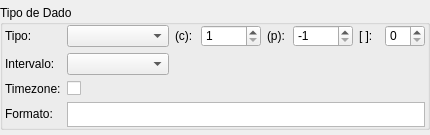
<?xml version="1.0" encoding="UTF-8"?>
<ui version="4.0">
 <class>TipoPgSQLWidget</class>
 <widget class="QWidget" name="TipoPgSQLWidget">
  <property name="geometry">
   <rect>
    <x>0</x>
    <y>0</y>
    <width>430</width>
    <height>135</height>
   </rect>
  </property>
  <property name="sizePolicy">
   <sizepolicy hsizetype="Preferred" vsizetype="Fixed">
    <horstretch>0</horstretch>
    <verstretch>0</verstretch>
   </sizepolicy>
  </property>
  <property name="minimumSize">
   <size>
    <width>430</width>
    <height>0</height>
   </size>
  </property>
  <property name="maximumSize">
   <size>
    <width>16777215</width>
    <height>16777215</height>
   </size>
  </property>
  <property name="windowTitle">
   <string>Form</string>
  </property>
  <layout class="QGridLayout" name="tipopgsql_grid">
   <property name="margin">
    <number>0</number>
   </property>
   <item row="0" column="0">
    <widget class="QGroupBox" name="groupBox">
     <property name="sizePolicy">
      <sizepolicy hsizetype="Preferred" vsizetype="Fixed">
       <horstretch>0</horstretch>
       <verstretch>0</verstretch>
      </sizepolicy>
     </property>
     <property name="minimumSize">
      <size>
       <width>0</width>
       <height>0</height>
      </size>
     </property>
     <property name="title">
      <string>Tipo de Dado</string>
     </property>
     <layout class="QGridLayout" name="gridLayout">
      <property name="leftMargin">
       <number>2</number>
      </property>
      <property name="topMargin">
       <number>0</number>
      </property>
      <property name="rightMargin">
       <number>2</number>
      </property>
      <property name="bottomMargin">
       <number>0</number>
      </property>
      <item row="0" column="0">
       <widget class="QLabel" name="tipo_lbl">
        <property name="sizePolicy">
         <sizepolicy hsizetype="Preferred" vsizetype="Fixed">
          <horstretch>0</horstretch>
          <verstretch>0</verstretch>
         </sizepolicy>
        </property>
        <property name="minimumSize">
         <size>
          <width>55</width>
          <height>0</height>
         </size>
        </property>
        <property name="maximumSize">
         <size>
          <width>55</width>
          <height>16777215</height>
         </size>
        </property>
        <property name="styleSheet">
         <string notr="true">font-weight: normal;</string>
        </property>
        <property name="text">
         <string>Tipo:</string>
        </property>
       </widget>
      </item>
      <item row="0" column="1">
       <widget class="QComboBox" name="tipo_cmb">
        <property name="sizePolicy">
         <sizepolicy hsizetype="Expanding" vsizetype="Fixed">
          <horstretch>0</horstretch>
          <verstretch>0</verstretch>
         </sizepolicy>
        </property>
        <property name="minimumSize">
         <size>
          <width>0</width>
          <height>0</height>
         </size>
        </property>
        <property name="font">
         <font>
          <stylestrategy>PreferDefault</stylestrategy>
         </font>
        </property>
        <property name="styleSheet">
         <string notr="true">font-weight: normal;</string>
        </property>
        <property name="sizeAdjustPolicy">
         <enum>QComboBox::AdjustToContentsOnFirstShow</enum>
        </property>
       </widget>
      </item>
      <item row="0" column="2">
       <widget class="QLabel" name="comprimento_lbl">
        <property name="sizePolicy">
         <sizepolicy hsizetype="Fixed" vsizetype="Fixed">
          <horstretch>0</horstretch>
          <verstretch>0</verstretch>
         </sizepolicy>
        </property>
        <property name="minimumSize">
         <size>
          <width>20</width>
          <height>0</height>
         </size>
        </property>
        <property name="maximumSize">
         <size>
          <width>16</width>
          <height>16777215</height>
         </size>
        </property>
        <property name="font">
         <font>
          <italic>false</italic>
         </font>
        </property>
        <property name="toolTip">
         <string>Comprimento</string>
        </property>
        <property name="styleSheet">
         <string notr="true">font-weight: normal;</string>
        </property>
        <property name="text">
         <string>(c):</string>
        </property>
       </widget>
      </item>
      <item row="0" column="3">
       <widget class="QSpinBox" name="comprimento_sb">
        <property name="sizePolicy">
         <sizepolicy hsizetype="Preferred" vsizetype="Fixed">
          <horstretch>0</horstretch>
          <verstretch>0</verstretch>
         </sizepolicy>
        </property>
        <property name="minimumSize">
         <size>
          <width>60</width>
          <height>0</height>
         </size>
        </property>
        <property name="maximumSize">
         <size>
          <width>60</width>
          <height>16777215</height>
         </size>
        </property>
        <property name="toolTip">
         <string>Comprimento</string>
        </property>
        <property name="styleSheet">
         <string notr="true">font-weight: normal;</string>
        </property>
        <property name="minimum">
         <number>1</number>
        </property>
        <property name="maximum">
         <number>2147483647</number>
        </property>
        <property name="value">
         <number>1</number>
        </property>
       </widget>
      </item>
      <item row="0" column="4">
       <widget class="QLabel" name="precisao_lbl">
        <property name="sizePolicy">
         <sizepolicy hsizetype="Preferred" vsizetype="Fixed">
          <horstretch>0</horstretch>
          <verstretch>0</verstretch>
         </sizepolicy>
        </property>
        <property name="minimumSize">
         <size>
          <width>20</width>
          <height>0</height>
         </size>
        </property>
        <property name="maximumSize">
         <size>
          <width>16</width>
          <height>16777215</height>
         </size>
        </property>
        <property name="font">
         <font>
          <italic>false</italic>
         </font>
        </property>
        <property name="toolTip">
         <string>Precisão</string>
        </property>
        <property name="styleSheet">
         <string notr="true">font-weight: normal;</string>
        </property>
        <property name="text">
         <string>(p):</string>
        </property>
       </widget>
      </item>
      <item row="0" column="5">
       <widget class="QSpinBox" name="precisao_sb">
        <property name="sizePolicy">
         <sizepolicy hsizetype="Preferred" vsizetype="Fixed">
          <horstretch>0</horstretch>
          <verstretch>0</verstretch>
         </sizepolicy>
        </property>
        <property name="minimumSize">
         <size>
          <width>60</width>
          <height>0</height>
         </size>
        </property>
        <property name="maximumSize">
         <size>
          <width>60</width>
          <height>16777215</height>
         </size>
        </property>
        <property name="toolTip">
         <string>Precisão</string>
        </property>
        <property name="styleSheet">
         <string notr="true">font-weight: normal;</string>
        </property>
        <property name="minimum">
         <number>-1</number>
        </property>
        <property name="maximum">
         <number>1000</number>
        </property>
        <property name="singleStep">
         <number>1</number>
        </property>
        <property name="value">
         <number>-1</number>
        </property>
       </widget>
      </item>
      <item row="0" column="6">
       <widget class="QLabel" name="dimensao_lbl">
        <property name="sizePolicy">
         <sizepolicy hsizetype="Preferred" vsizetype="Fixed">
          <horstretch>0</horstretch>
          <verstretch>0</verstretch>
         </sizepolicy>
        </property>
        <property name="minimumSize">
         <size>
          <width>20</width>
          <height>0</height>
         </size>
        </property>
        <property name="maximumSize">
         <size>
          <width>16</width>
          <height>16777215</height>
         </size>
        </property>
        <property name="font">
         <font>
          <italic>false</italic>
         </font>
        </property>
        <property name="toolTip">
         <string>Dimensão</string>
        </property>
        <property name="styleSheet">
         <string notr="true">font-weight: normal;</string>
        </property>
        <property name="text">
         <string>[ ]:</string>
        </property>
       </widget>
      </item>
      <item row="0" column="7">
       <widget class="QSpinBox" name="dimensao_sb">
        <property name="sizePolicy">
         <sizepolicy hsizetype="Fixed" vsizetype="Fixed">
          <horstretch>0</horstretch>
          <verstretch>0</verstretch>
         </sizepolicy>
        </property>
        <property name="minimumSize">
         <size>
          <width>40</width>
          <height>0</height>
         </size>
        </property>
        <property name="maximumSize">
         <size>
          <width>40</width>
          <height>16777215</height>
         </size>
        </property>
        <property name="toolTip">
         <string>Dimensão</string>
        </property>
        <property name="styleSheet">
         <string notr="true">font-weight: normal;</string>
        </property>
        <property name="maximum">
         <number>99</number>
        </property>
        <property name="value">
         <number>0</number>
        </property>
       </widget>
      </item>
      <item row="1" column="0">
       <widget class="QLabel" name="tipo_interv_lbl">
        <property name="enabled">
         <bool>true</bool>
        </property>
        <property name="sizePolicy">
         <sizepolicy hsizetype="Fixed" vsizetype="Fixed">
          <horstretch>0</horstretch>
          <verstretch>0</verstretch>
         </sizepolicy>
        </property>
        <property name="minimumSize">
         <size>
          <width>55</width>
          <height>0</height>
         </size>
        </property>
        <property name="maximumSize">
         <size>
          <width>55</width>
          <height>16777215</height>
         </size>
        </property>
        <property name="font">
         <font>
          <italic>false</italic>
         </font>
        </property>
        <property name="styleSheet">
         <string notr="true">font-weight: normal;</string>
        </property>
        <property name="text">
         <string>Intervalo:</string>
        </property>
       </widget>
      </item>
      <item row="1" column="1">
       <widget class="QComboBox" name="tipo_interv_cmb">
        <property name="enabled">
         <bool>true</bool>
        </property>
        <property name="sizePolicy">
         <sizepolicy hsizetype="Preferred" vsizetype="Fixed">
          <horstretch>0</horstretch>
          <verstretch>0</verstretch>
         </sizepolicy>
        </property>
        <property name="minimumSize">
         <size>
          <width>0</width>
          <height>0</height>
         </size>
        </property>
        <property name="styleSheet">
         <string notr="true">font-weight: normal;</string>
        </property>
       </widget>
      </item>
      <item row="3" column="0">
       <widget class="QLabel" name="formato_lbl">
        <property name="sizePolicy">
         <sizepolicy hsizetype="Preferred" vsizetype="Fixed">
          <horstretch>0</horstretch>
          <verstretch>0</verstretch>
         </sizepolicy>
        </property>
        <property name="minimumSize">
         <size>
          <width>55</width>
          <height>0</height>
         </size>
        </property>
        <property name="maximumSize">
         <size>
          <width>55</width>
          <height>16777215</height>
         </size>
        </property>
        <property name="styleSheet">
         <string notr="true">font-weight: normal;</string>
        </property>
        <property name="text">
         <string>Formato:</string>
        </property>
       </widget>
      </item>
      <item row="3" column="1" colspan="7">
       <widget class="QTextEdit" name="formato_txt">
        <property name="maximumSize">
         <size>
          <width>16777215</width>
          <height>25</height>
         </size>
        </property>
        <property name="frameShadow">
         <enum>QFrame::Sunken</enum>
        </property>
        <property name="lineWidth">
         <number>1</number>
        </property>
        <property name="midLineWidth">
         <number>0</number>
        </property>
        <property name="verticalScrollBarPolicy">
         <enum>Qt::ScrollBarAlwaysOff</enum>
        </property>
        <property name="horizontalScrollBarPolicy">
         <enum>Qt::ScrollBarAlwaysOff</enum>
        </property>
        <property name="undoRedoEnabled">
         <bool>false</bool>
        </property>
        <property name="readOnly">
         <bool>true</bool>
        </property>
        <property name="textInteractionFlags">
         <set>Qt::NoTextInteraction</set>
        </property>
       </widget>
      </item>
      <item row="2" column="1">
       <widget class="QCheckBox" name="timezone_chk">
        <property name="enabled">
         <bool>true</bool>
        </property>
        <property name="sizePolicy">
         <sizepolicy hsizetype="Fixed" vsizetype="Fixed">
          <horstretch>0</horstretch>
          <verstretch>0</verstretch>
         </sizepolicy>
        </property>
        <property name="layoutDirection">
         <enum>Qt::LeftToRight</enum>
        </property>
        <property name="styleSheet">
         <string notr="true">font-weight: normal;</string>
        </property>
        <property name="text">
         <string/>
        </property>
       </widget>
      </item>
      <item row="2" column="0">
       <widget class="QLabel" name="timezone_lbl">
        <property name="styleSheet">
         <string notr="true">font-weight: normal;</string>
        </property>
        <property name="text">
         <string>Timezone:</string>
        </property>
       </widget>
      </item>
     </layout>
    </widget>
   </item>
  </layout>
 </widget>
 <resources/>
 <connections/>
</ui>
